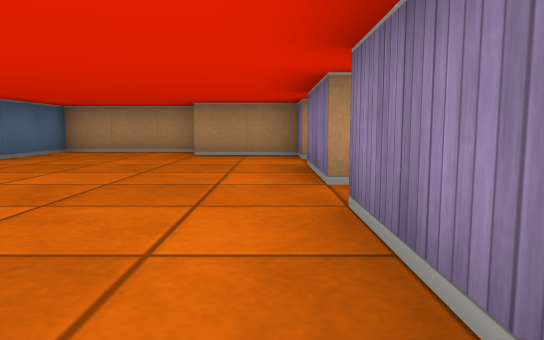
view 1 (above)

18 first-person views from a walk through a cub3D maze. The camera is about half as high as the walls, tilts 6° down and sees 70° across. The floor is counted in squares. Each view is taken from the middle of a square. On the plan, view 1 faces up. The plan holds only what a view shows up to about 9 squares ahead; the rest is blank.

view 2
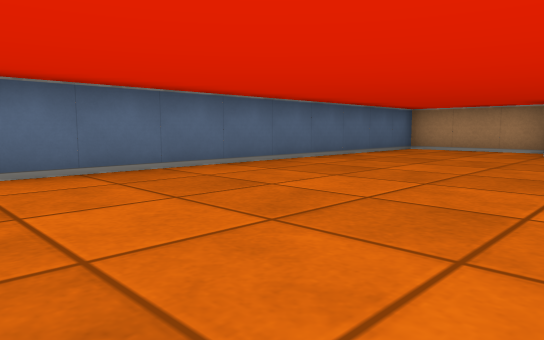

view 3
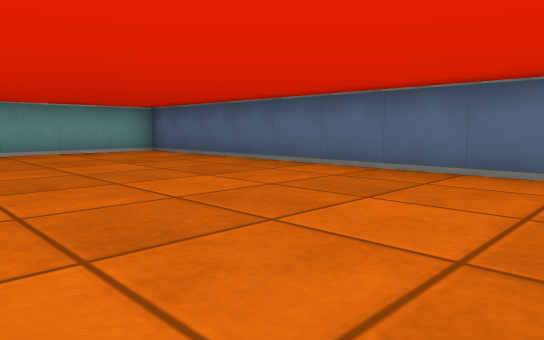

view 4
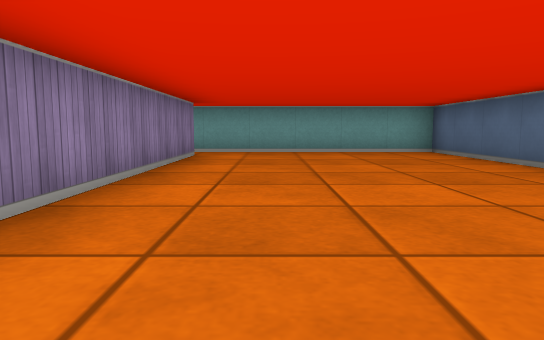

view 5
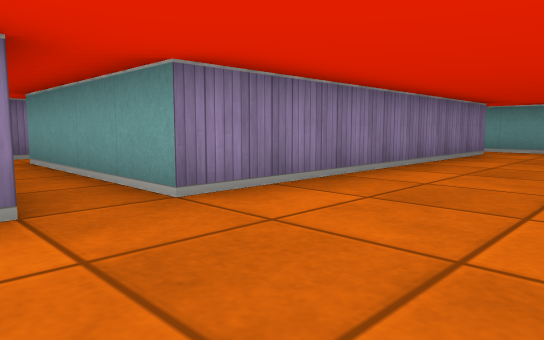

view 6
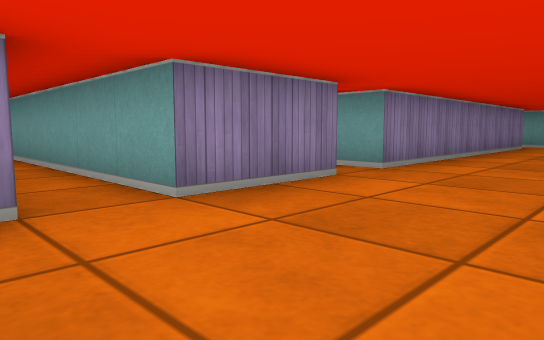

view 7
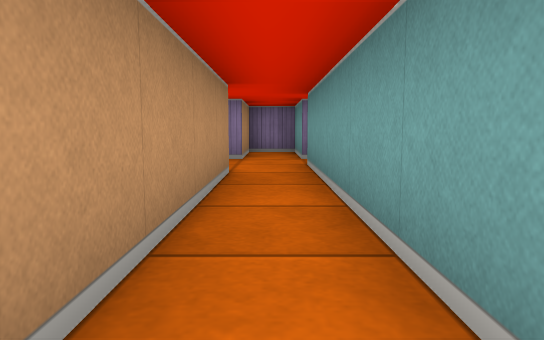

view 8
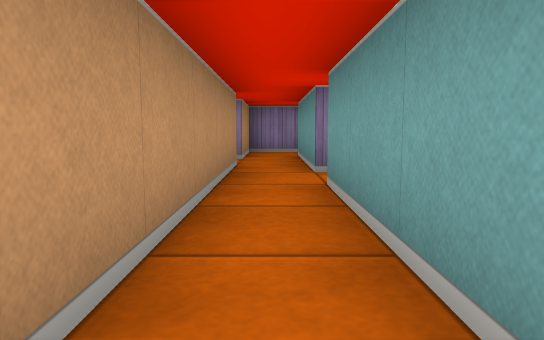

view 9
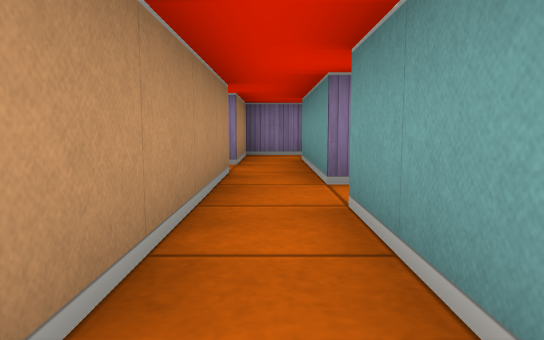

view 10
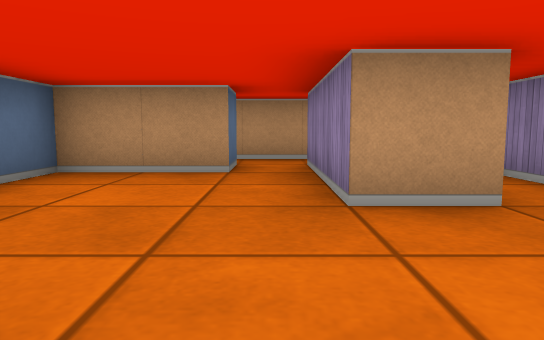

view 11
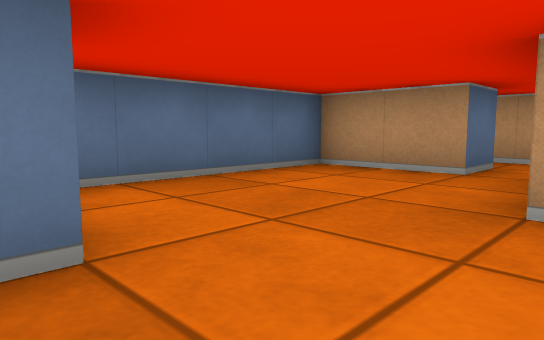

view 12
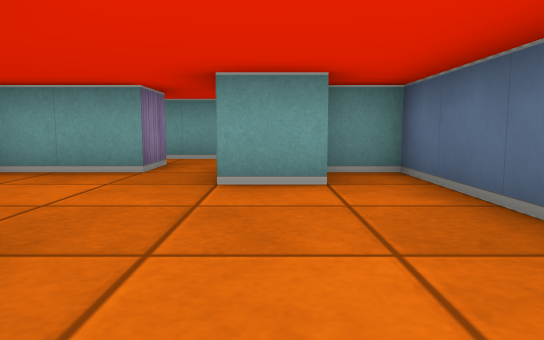

view 13
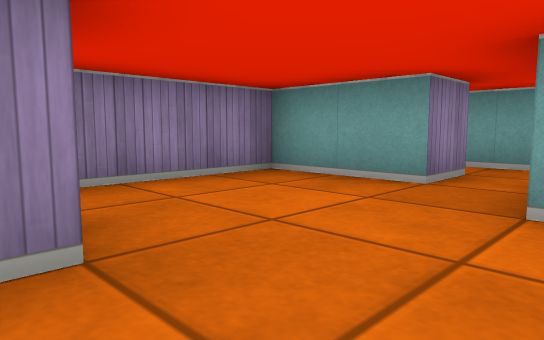

view 14
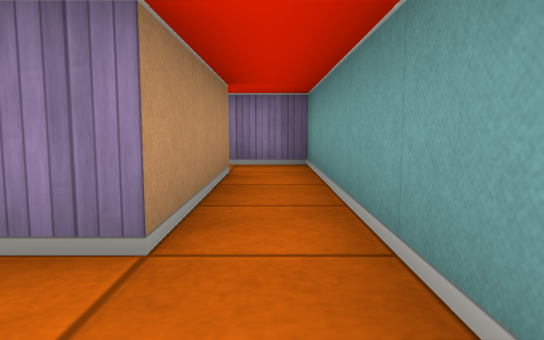

view 15
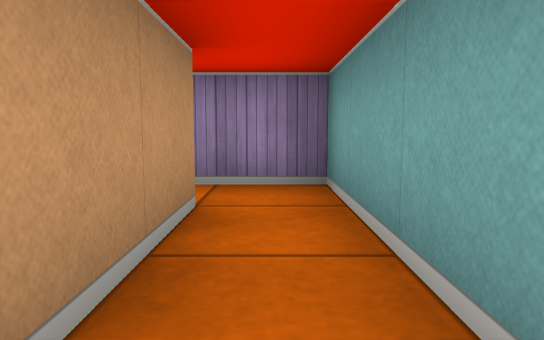

view 16
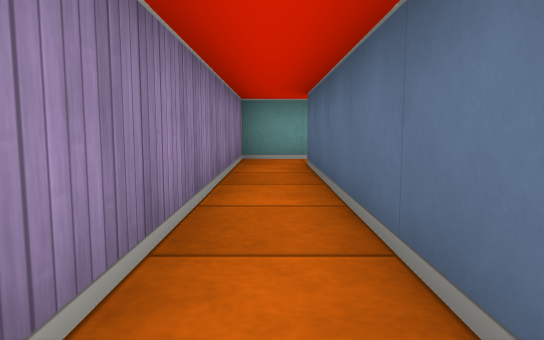

view 17
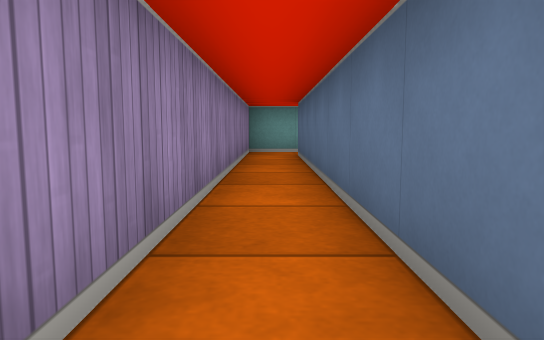

view 18
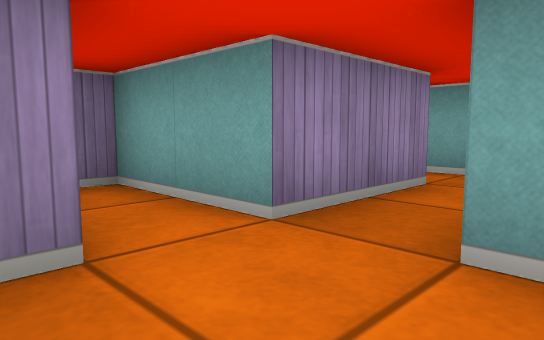

### Floor plan
Points are (right, up) in squares from view 1. A wall is a line through its corners. A room is listed if a view was taken in it or the views show most of it. See-through windows are left out.
Room 1 (views 1, 2, 3, 4, 5, 6, 7, 8, 9, 18)
walls: (5.5, 1.5) (5.5, 2.5) (6.5, 2.5); (0.5, -4.5) (0.5, 2.5) (4.5, 2.5) (4.5, 1.5); (6.5, 3.5) (0.5, 3.5) (0.5, 5.5) (6.5, 5.5); (-1.6, 8.5) (-4.5, 8.5) (-4.5, -5.5) (0.9, -5.5); (5.5, 6.5) (0.5, 6.5) (0.5, 7.5) (-1.5, 7.5); (7.5, 3.5) (7.5, 5.5) (9.5, 5.5) (9.5, 6.5) (7.5, 6.5) (7.5, 6.9)
ways out: opening at (5, 2) to room 2; opening at (6, 3) to room 4; opening at (7, 4.5) to room 4; opening at (6.5, 7)
Room 2 (views 10, 11, 12, 13)
walls: (6.6, -0.5) (5.5, -0.5) (5.5, 1.5); (3.4, -2.5) (4.5, -2.5) (4.5, -2.9); (4.5, 1.5) (2.5, 1.5) (2.5, -3.5) (3.4, -3.5); (5.5, -3.5) (7.5, -3.5) (7.5, -1.1); (7.5, 0.5) (7.5, 1.2)
ways out: opening at (5, 2) to room 1; opening at (5, -4) to room 3
Room 3 (views 14, 15, 16, 17)
walls: (7.5, 2.5) (8.5, 2.5) (8.5, -4.5) (5.5, -4.5) (5.5, -3.5); (4.6, -5.5) (9.5, -5.5) (9.5, 3.5) (7.5, 3.5)
ways out: opening at (5, -4) to room 2; opening at (8, 3) to room 4
Room 4 (no view inside)
walls: (6.5, 2.5) (7.5, 2.5)
ways out: opening at (6, 3) to room 1; opening at (7, 4.5) to room 1; opening at (8, 3) to room 3

Positions as (right, up) in squares from view 1, and headings:
1: (0, 0), facing up
2: (0, -1), facing up-left
3: (0, 3), facing down-left
4: (-1, 3), facing down
5: (-2, 4), facing down-right
6: (-2, 7), facing down-right
7: (1, 6), facing right
8: (1, 3), facing right
9: (2, 3), facing right
10: (5, -3), facing up
11: (6, -3), facing up-left
12: (4, 1), facing down
13: (4, 0), facing down-right
14: (4, -5), facing right
15: (6, -5), facing right
16: (9, 1), facing down
17: (9, 3), facing down
18: (6, 7), facing down-right
